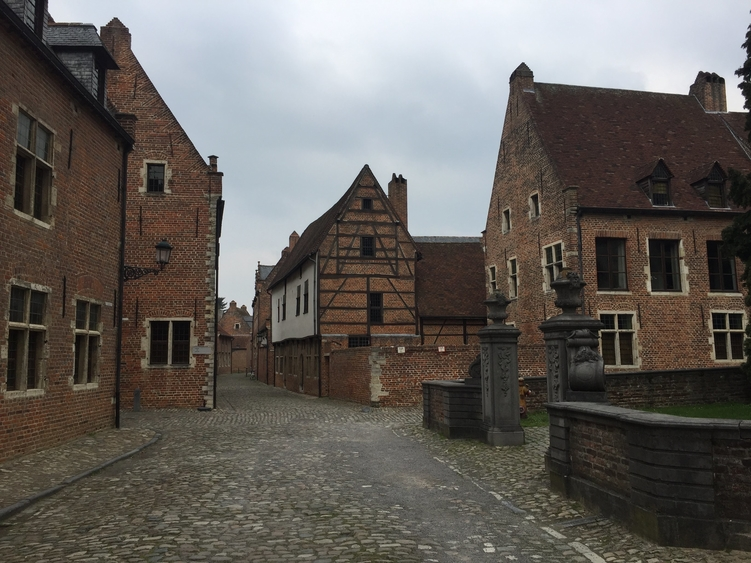
#> input picture test_images/leuvenA.jpg, 751 x 563 px, found by its file name
$ python patch_matching.py
#> lines starting #> are read from the running program, lines starting #| are printed output that depends on the picture; after the words box and inside, x2 and y2 are one past the last pixel; in counts of white or black regions, pixels touching at a corner belong together
import cv2
import numpy as np

cv2.samples.addSamplesDataSearchPath("../test_images")

img1 = cv2.imread(cv2.samples.findFile("leuvenA.jpg"), 0)
#> img1: shape (563, 751); min 0, max 250, mean 97.2
img2 = cv2.imread(cv2.samples.findFile("leuvenA.jpg"), 0)
# increase brightness of img2
img2 = cv2.add(img2, 50)
print(img1.shape, img2.shape)
#| (563, 751) (563, 751)

def extract_patches(image, corners, patch_size=16):
    patches = []
    half_size = patch_size // 2
    padded_image = cv2.copyMakeBorder(image, half_size, half_size, half_size, half_size, cv2.BORDER_REFLECT)

    for corner in corners:
        x, y = corner.ravel()
        x, y = int(x) + half_size, int(y) + half_size
        patch = padded_image[y-half_size:y+half_size, x-half_size:x+half_size]
        patch = (patch - np.mean(patch)) / np.std(patch)  # Normalize the patch
        patches.append(patch)

    return np.array(patches)


def get_corners(image):
    # Detect corners using Harris Corner Detector
    corners = cv2.cornerHarris(image, 2, 3, 0.04)

    # Dilate corner image to enhance corner points
    corners = cv2.dilate(corners, None)

    # Threshold to get corner points
    ret, dst = cv2.threshold(corners, 0.01 * corners.max(), 255, 0)
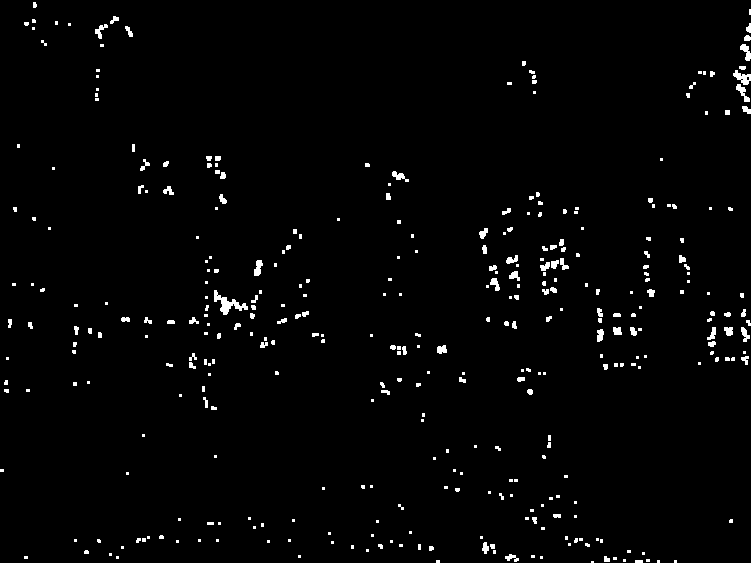
#> dst: shape (563, 751) float32; 1.8% white; 362 white regions (242 under 20 px), largest, box (x1, y1, x2, y2) and area: (214, 290, 248, 315) 297, (733, 70, 751, 85) 138, (736, 84, 750, 102) 102
#> ret = 0.00019
    dst = np.uint8(dst)
    ret, labels, stats, centroids = cv2.connectedComponentsWithStats(dst)
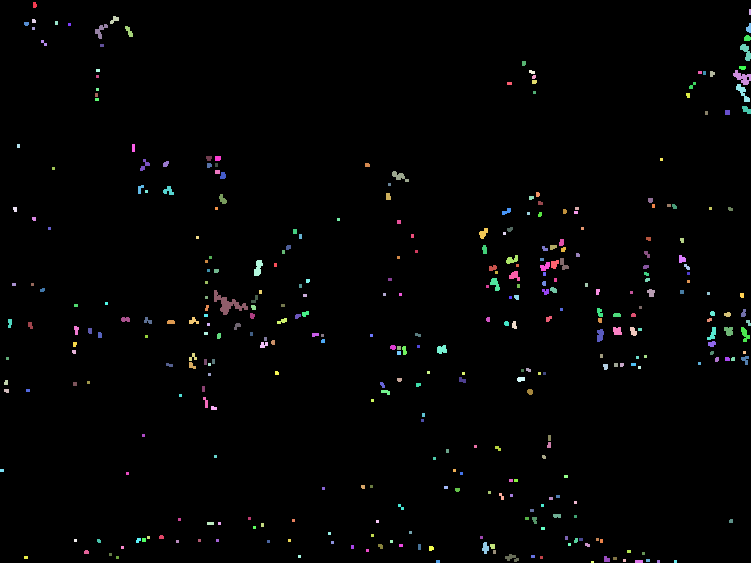
#> labels: shape (563, 751) int32; 363 distinct labels, from 0 to 362; one colour per label, 0 black
#> ret = 363; stats = 363 rows, first 6: [0, 0, 751, 563, 415112], [33, 2, 4, 6, 21], [749, 9, 2, 6, 12], [110, 16, 9, 8, 40], [32, 19, 4, 4, 15], [55, 21, 3, 4, 12]; centroids = 363 pairs, first value 1.5 to 749.5, second value 4.57 to 561.5

    # Define criteria to stop and refine the corners
    criteria = (cv2.TERM_CRITERIA_EPS + cv2.TERM_CRITERIA_MAX_ITER, 100, 0.001)
    corners = cv2.cornerSubPix(image, np.float32(centroids), (5, 5), (-1, -1), criteria)
#> corners = 363 pairs, first value 0.473 to 749.3, second value 6.95 to 560.8

    # [8 lines of commented-out code are left out]
    return corners
corners1 = get_corners(img1)
#> corners1 has the same summary as corners in get_corners
corners2 = get_corners(img2)
#> in get_corners (call 2), `ret, dst = cv2.threshold(corners, 0.01 * corners.max(), 255, 0)`: dst: shape (563, 751) float32; 2.3% white; 466 white regions (303 under 20 px), largest, box (x1, y1, x2, y2) and area: (213, 289, 248, 315) 311, (733, 70, 751, 85) 143, (740, 44, 751, 61) 104
#> in get_corners (call 2), `ret, dst = cv2.threshold(corners, 0.01 * corners.max(), 255, 0)`: ret = 0.000146
#> in get_corners (call 2), `ret, labels, stats, centroids = cv2.connectedComponentsWithStats(dst)`:
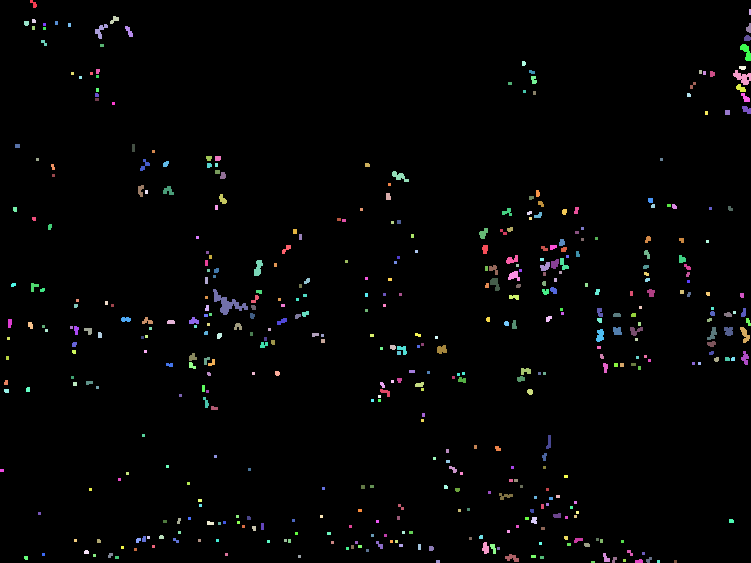
#> labels: shape (563, 751) int32; 467 distinct labels, from 0 to 466; one colour per label, 0 black
#> in get_corners (call 2), `ret, labels, stats, centroids = cv2.connectedComponentsWithStats(dst)`: ret = 467; stats = 467 rows, first 6: [0, 0, 751, 563, 412950], [30, 0, 7, 8, 30], [749, 9, 2, 6, 12], [110, 16, 9, 8, 40], [32, 19, 4, 4, 15], [24, 21, 5, 5, 23]; centroids = 467 pairs, first value 1.5 to 749.5, second value 3.5 to 561.5
#> in get_corners (call 2), `corners = cv2.cornerSubPix(image, np.float32(centroids), (5, 5), (-1, ..`: corners = 467 pairs, first value 0.473 to 749.5, second value 6.95 to 561.4
#> corners2 has the same summary as corners in get_corners

corners1 = np.int0(corners1)
#> corners1 = 363 pairs, first value 0 to 749, second value 6 to 560
corners2 = np.int0(corners2)
#> corners2 = 467 pairs, first value 0 to 749, second value 6 to 561

patches1 = extract_patches(img1, corners1)
#> in extract_patches, `padded_image = cv2.copyMakeBorder(image, half_size, half_size, half_si..`:
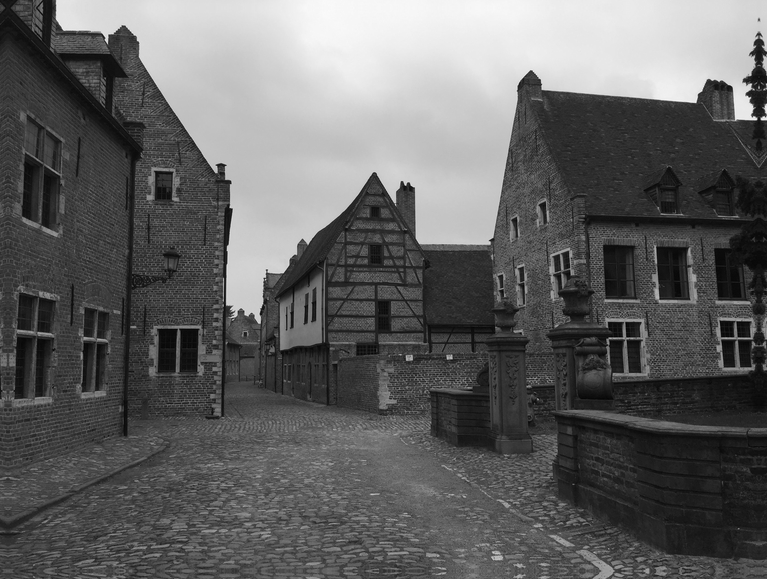
#> padded_image: shape (579, 767); min 0, max 250, mean 97.9
#> the loop in extract_patches, `for corner in corners:` made 363 passes
#> (corner, x, y) on passes 1 to 3: ([373, 280], 381, 288), ([33, 6], 41, 14), ([748, 11], 756, 19)
#> after the loop in extract_patches, `for corner in corners:`: patches = 363 items
patches2 = extract_patches(img2, corners2)
#> call 2 of extract_patches, with corners = array of shape (467, 2), patch_size = 16
#> in extract_patches (call 2), `padded_image = cv2.copyMakeBorder(image, half_size, half_size, half_si..`:
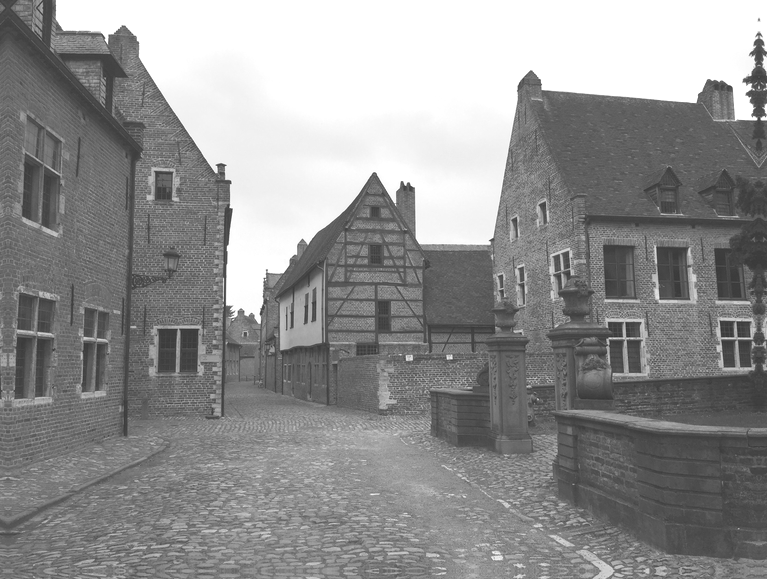
#> padded_image: shape (579, 767); min 50, max 255, mean 145
#> the loop in extract_patches (call 2), `for corner in corners:` made 467 passes
#> (corner, x, y) on passes 1 to 3: ([374, 280], 382, 288), ([33, 6], 41, 14), ([748, 11], 756, 19)
#> after the loop in extract_patches (call 2), `for corner in corners:`: patches = 467 items

def match_descriptors(patches1, patches2):
    matches = []
    for i, patch1 in enumerate(patches1):
        min_dist = float('inf')
        best_match = -1
        for j, patch2 in enumerate(patches2):
            dist = np.linalg.norm(patch1 - patch2)
            if dist < min_dist:
                min_dist = dist
                best_match = j
        if min_dist < 1:
            matches.append((i, best_match))
#> this loop made 363 passes
#> after the loop, matches = 313 pairs, first value 1 to 362, second value 1 to 466
    return matches

# Draw matches
matches = match_descriptors(patches1, patches2)
matches = np.array(matches).astype(np.int32)
print(corners2)
#> (printed output is left out)
width = img1.shape[1]
#> width = 751
img_matches = cv2.hconcat([img1, img2])
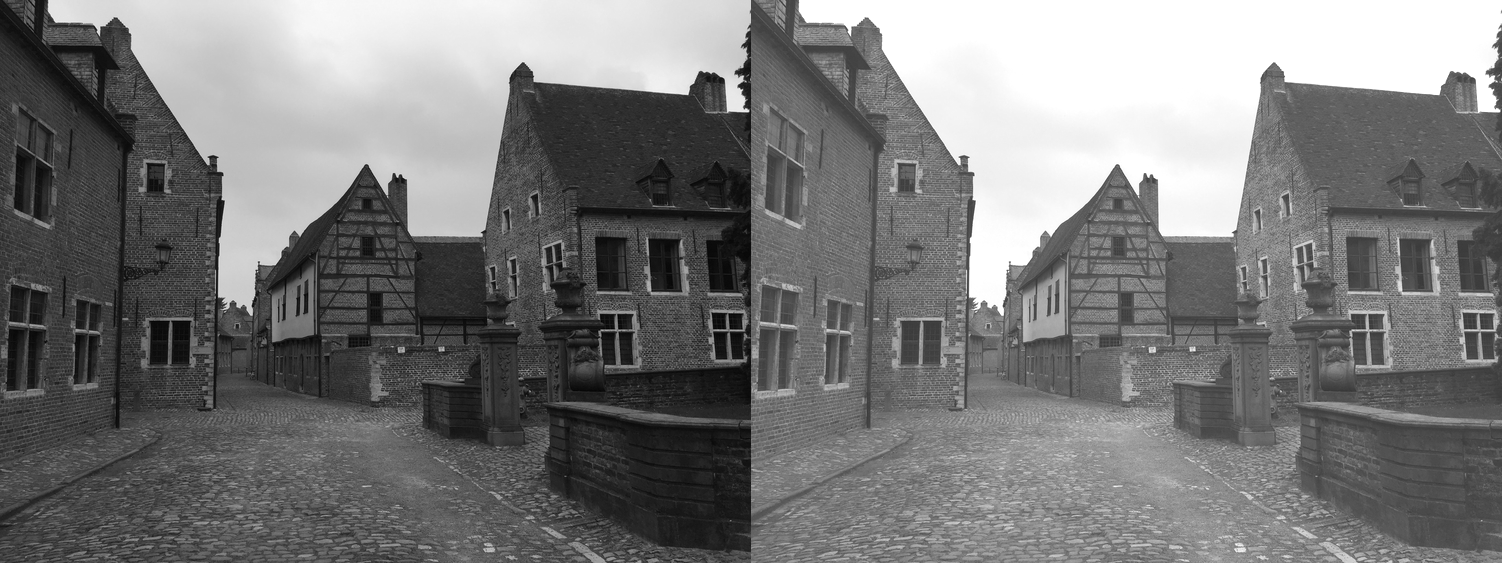
#> img_matches: shape (563, 1502); min 0, max 255, mean 120.9
print(matches)
#> (printed output is left out)
for i, j in matches:
    cv2.line(img_matches, tuple(corners1[i].ravel()), tuple((corners2[j] + [width, 0]).ravel()), 255, 1)
    cv2.imshow('Matches', img_matches)
    cv2.waitKey(10)
#> this loop made 313 passes
#> (i, j) on passes 1 to 3: (1, 1), (4, 4), (8, 9)
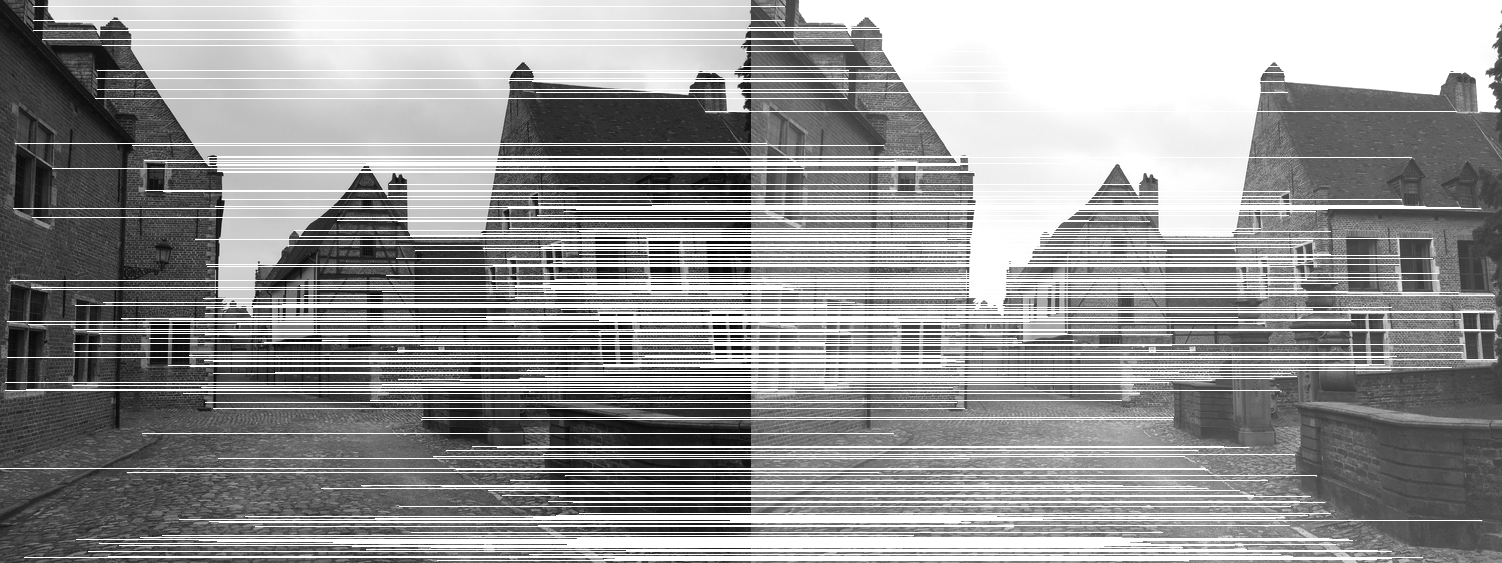
#> img_matches: shape (563, 1502); 19.28% of pixels changed, all inside (x1, y1, x2, y2) = (0, 6, 1500, 561)
